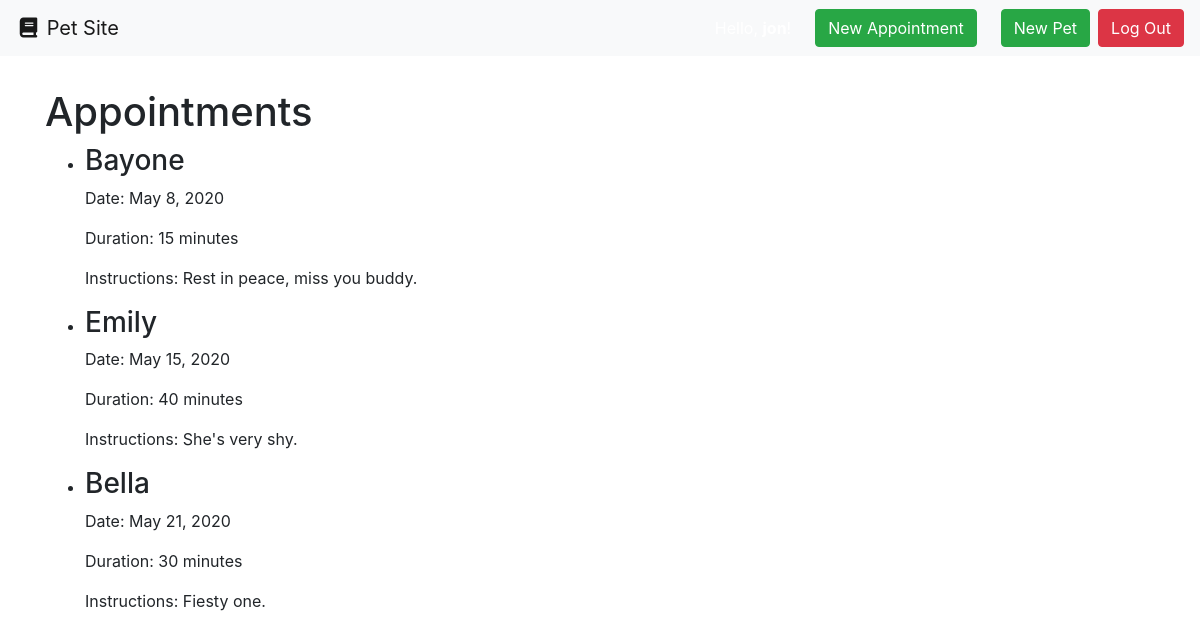
The page /calender/ (signed in) on the database as committed earlier.
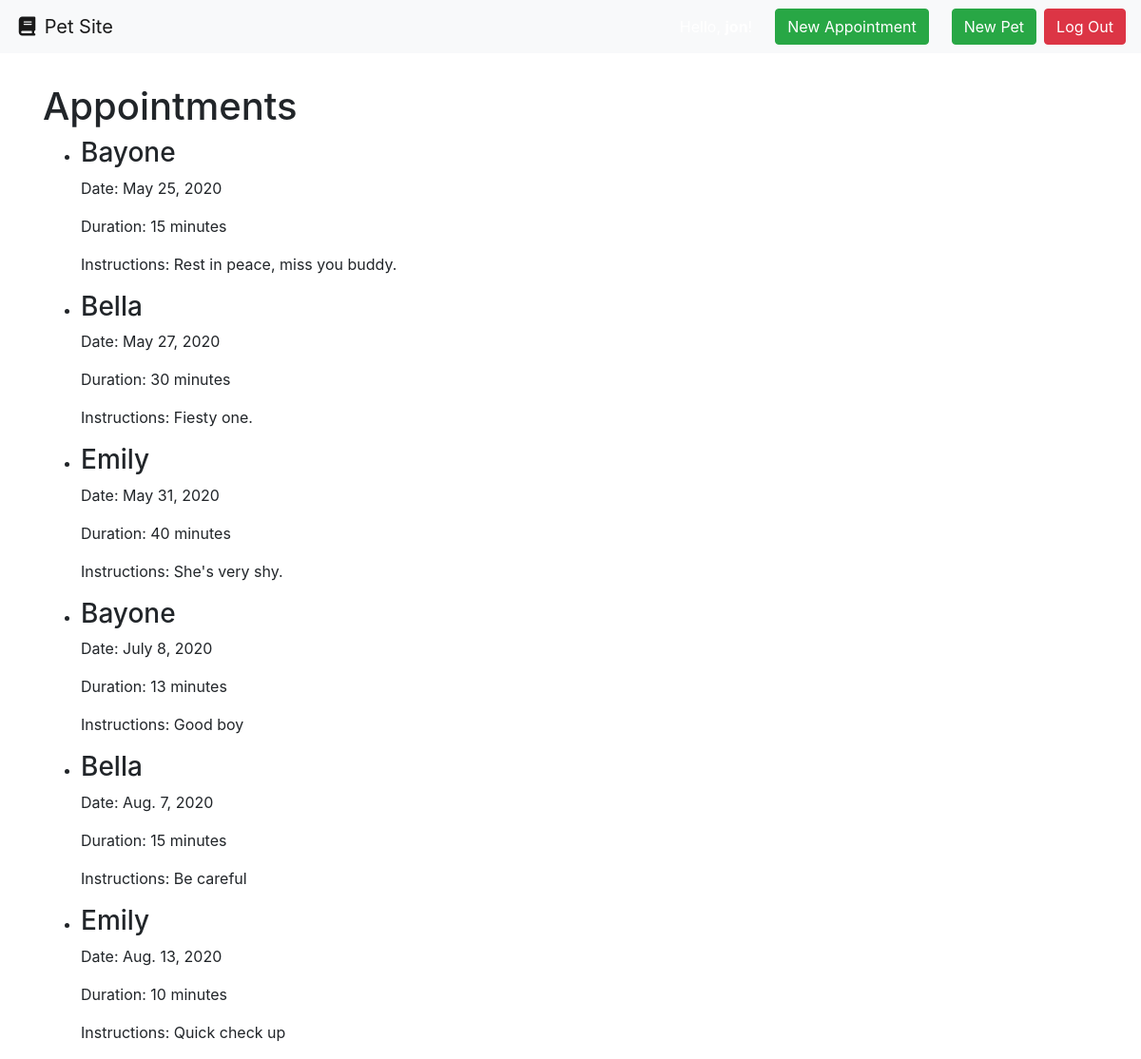
The same page on the database as committed later.
### pets/models.py (models this page shows)
class Appointment(models.Model):
    date_of_appointment = models.DateField(blank=True, null=True)
    duration_minutes = models.IntegerField(null=True)
    special_instructions = models.CharField(max_length=100)
    pet = models.ForeignKey(Pet, on_delete=models.CASCADE)
    def __str__(self):
      return str(self.pet)

class Pet(models.Model):
    pet_name = models.CharField(max_length=50)
    species = models.CharField(max_length=50)
    breed = models.CharField(max_length=50)
    weight_in_pounds = models.IntegerField(null=True)
    Owner = models.ForeignKey(
        settings.AUTH_USER_MODEL,
        on_delete=models.CASCADE,
    )
    def __str__(self):
        return self.pet_name

### pets/views.py (the view)
# urls.py: path('calender/', views.calender, name="calender")
def calender(request):
  context = {
    'appointments': Appointment.objects.order_by('date_of_appointment')
  }
  return render(request, 'calender.html', context)

### pets/templates/calender.html
{% extends "base.html" %}
{% block content %}
{% if request.user.is_authenticated %}
<h1>Appointments</h1>
<ul>
    {% for appointment in appointments %}
      <li>
        <h3>{{appointment}}</h3>
        <p>Date: {{appointment.date_of_appointment}}</p>
        <p>Duration: {{appointment.duration_minutes}} minutes</p>
        <p>Instructions: {{appointment.special_instructions}}</p>
      </li>
    {% endfor %}
  </ul>
 {% else %}
Please log in to view the rest of the pet site.
 {% endif %}
{% endblock %}

### accounts/templates/base.html (shortened to what this page needs)
<!doctype html>
<html lang="en">
  <head>
    <link rel="stylesheet" href="https://stackpath.bootstrapcdn.com/bootstrap/4.3.1/css/bootstrap.min.css"
>
  </head>
  <body>
    <nav class="navbar navbar-expand-md navbar-light bg-light">
      <a class="navbar-brand" href="/"><i class="fas fa-fw fa-book"></i> Pet Site</a>
      <form class="form-inline ml-auto">
        <div class="text-white">Hello, <strong>{{ user.username }}</strong>!</div>
        {% if request.user.is_authenticated %}
          <a href="{% url 'appointment-create-page' %}" class="btn btn-success ml-4">New Appointment</a>
          <a href="{% url 'pet-create-page' %}" class="btn btn-success ml-4">New Pet</a>
          <a href="{% url 'logout' %}" class="btn btn-danger ml-2">Log Out</a>
        {% else %}
          <a href="{% url 'login' %}" class="btn btn-secondary ml-2">Log In</a>
          <a href="{% url 'signup' %}" class="btn btn-primary ml-2">Sign Up</a>
        {% endif %}
      </form>
    </nav>
    <main role="main" class="container" style="margin-top: 4vh;">
      {% block content %}{% endblock %}
    </main>
  </body>

Rows that differ between the two databases and show on the page:
changed Appointment "Rest in peace, miss you buddy.": date_of_appointment "May 8, 2020" → "May 25, 2020"
changed Appointment "Fiesty one.": date_of_appointment "May 21, 2020" → "May 27, 2020"; moves up the list
changed Appointment "She's very shy.": date_of_appointment "May 15, 2020" → "May 31, 2020"
added Appointment: pet.pet_name "Bayone", date_of_appointment "July 8, 2020", duration_minutes "13", special_instructions "Good boy"
added Appointment: pet.pet_name "Bella", date_of_appointment "Aug. 7, 2020", duration_minutes "15", special_instructions "Be careful"
added Appointment: pet.pet_name "Emily", date_of_appointment "Aug. 13, 2020", duration_minutes "10", special_instructions "Quick check up"
